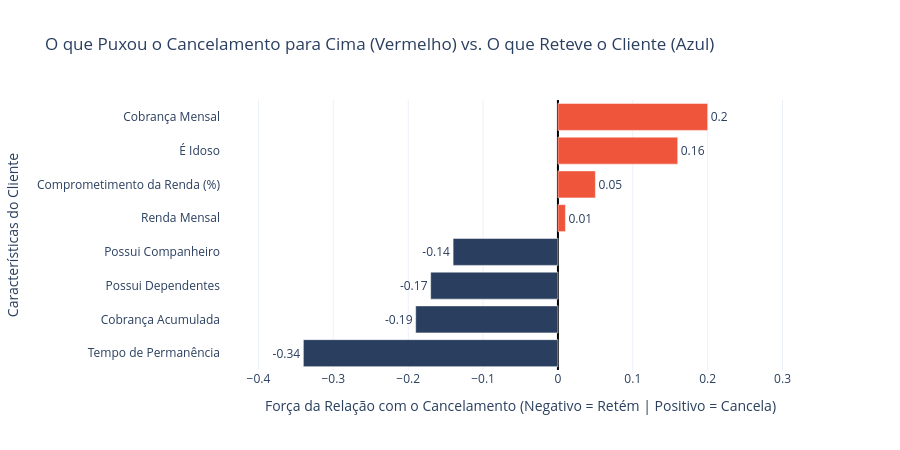

Source (notebook cell):
### Code cell
import plotly.graph_objects as go

corr_churn = matriz_corr['flag_churn'].drop('flag_churn').sort_values()


mapa_nomes = dict(zip(cols_corr, nomes_amigaveis))
nomes_eixo_y = [mapa_nomes[col] for col in corr_churn.index]

cores = ['#EF553B' if val > 0 else '#2a3f5f' for val in corr_churn.values]

fig_simples = go.Figure(go.Bar(
    x=corr_churn.values,
    y=nomes_eixo_y,
    orientation='h',
    marker_color=cores,
    text=corr_churn.values,
    textposition='outside'
))

fig_simples.update_layout(
    title='O que Puxou o Cancelamento para Cima (Vermelho) vs. O que Reteve o Cliente (Azul)',
    xaxis_title='Força da Relação com o Cancelamento (Negativo = Retém | Positivo = Cancela)',
    yaxis_title='Características do Cliente',
    xaxis=dict(range=[-0.45, 0.35], zeroline=True, zerolinewidth=2, zerolinecolor='black'),
    height=450,
    template='plotly_white'
)

fig_simples.show()

### Figure 1 — Plotly figure (JSON) as saved in the notebook; plotly's stock layout.template omitted (floating-point values rounded to 4 significant figures)
{"data": [{"marker": {"color": ["#2a3f5f", "#2a3f5f", "#2a3f5f", "#2a3f5f", "#EF553B", "#EF553B", "#EF553B", "#EF553B"]}, "orientation": "h", "text": [-0.34, -0.19, -0.17, -0.14, 0.01, 0.05, 0.16, 0.2], "textposition": "outside", "type": "bar", "x": [-0.34, -0.19, -0.17, -0.14, 0.01, 0.05, 0.16, 0.2], "y": ["Tempo de Permanência", "Cobrança Acumulada", "Possui Dependentes", "Possui Companheiro", "Renda Mensal", "Comprometimento da Renda (%)", "É Idoso", "Cobrança Mensal"]}], "layout": {"height": 450, "title": {"text": "O que Puxou o Cancelamento para Cima (Vermelho) vs. O que Reteve o Cliente (Azul)"}, "xaxis": {"range": [-0.45, 0.35], "title": {"text": "Força da Relação com o Cancelamento (Negativo = Retém | Positivo = Cancela)"}, "zeroline": true, "zerolinecolor": "black", "zerolinewidth": 2}, "yaxis": {"title": {"text": "Características do Cliente"}}}}
